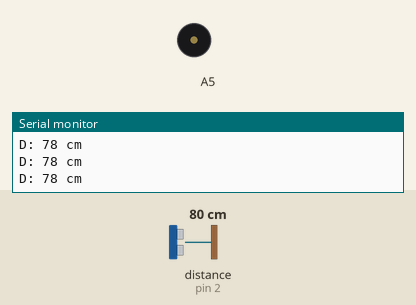
A sketch run on a simulated Arduino Uno, built with avr-gcc and run on an emulated ATmega328P. Shown: buzzer (waves = sounding), the last lines printed to the serial monitor. Wiring (inferred from the names in the program): ultrasonic range finder: trigger pin 4; echo pin 2. The inputs (shaded band) are chosen by the test bench; at power-on: distance to the obstacle (sensor on pin 2) 80 cm. The echo pulse lasts 58.3 µs per cm.

Above: at 1.2 s.
1.3 s: distance to the obstacle (sensor on pin 2) set to 22 cm
2.8 s: distance to the obstacle (sensor on pin 2) set to 19 cm
At 3.3 s:
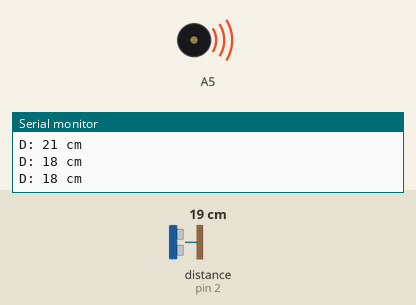
5.8 s: distance to the obstacle (sensor on pin 2) set to 35 cm
At 5.8 s:
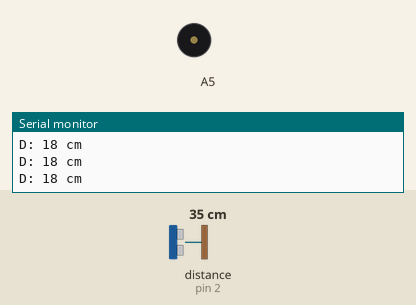
Timing chart, 0 to 8.8 s (numbered marks = the images above; inputs shaded):
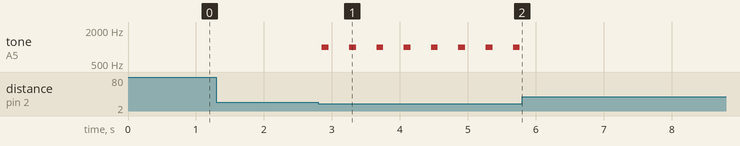

Measured:
- the behaviour switches between 21 and 20 cm on distance to the obstacle (sensor on pin 2) (found by bisection; images 0 and 1)
- after the input at 2.8 s, tone on A5: alternates 1000 Hz for 0.10 s and silent for 0.30 s, starting after 0.05 s
- after the input at 5.8 s, tone on A5: stops changing and stays silent

The sketch:

kamerka_cofania.ino
```cpp
#define echoPin 2
#define trigPin 4

long duration;
int distance;

void setup() {
  pinMode(trigPin, OUTPUT);
  pinMode(echoPin, INPUT);
  pinMode(A5, OUTPUT);
  Serial.begin(9600);
}

void loop() {
  // Checking for serial input
      // Triggering the ultrasonic sensor
      digitalWrite(trigPin, LOW);
      delayMicroseconds(2);
      digitalWrite(trigPin, HIGH);
      delayMicroseconds(10);
      digitalWrite(trigPin, LOW);

      // Measuring the duration and calculating the distance
      duration = pulseIn(echoPin, HIGH);
      distance = duration * 0.034 / 2;

      if (distance > 200) {
        Serial.println("Out of range");
      } else {
        Serial.print("D: ");
        Serial.print(distance);
        Serial.println(" cm");

        if (distance < 5) {
          tone(A5, 2000);
          delay(20);
          noTone(A5);
          delay(20);
        } else if (distance < 10) {
          tone(A5, 1500);
          delay(60);
          noTone(A5);
          delay(60);
        } else if (distance < 20) {
          tone(A5, 1000);
          delay(100);
          noTone(A5);
          delay(100);
        }
      }
  delay(200);
}
```

kamekra_cofania.c
```cpp
#define echoPin 2
#define trigPin 4

long duration;
int distance;

void setup() {
  pinMode(trigPin, OUTPUT);
  pinMode(echoPin, INPUT);
  pinMode(A5, OUTPUT);
  Serial.begin(9600);
}

void loop() {
  // Checking for serial input
      // Triggering the ultrasonic sensor
      digitalWrite(trigPin, LOW);
      delayMicroseconds(2);
      digitalWrite(trigPin, HIGH);
      delayMicroseconds(10);
      digitalWrite(trigPin, LOW);

      // Measuring the duration and calculating the distance
      duration = pulseIn(echoPin, HIGH);
      distance = duration * 0.034 / 2;

      if (distance > 200) {
        Serial.println("Out of range");
      } else {
        Serial.print("D: ");
        Serial.print(distance);
        Serial.println(" cm");

        if (distance < 5) {
          tone(A5, 2000);
          delay(20);
          noTone(A5);
          delay(20);
        } else if (distance < 10) {
          tone(A5, 1500);
          delay(60);
          noTone(A5);
          delay(60);
        } else if (distance < 20) {
          tone(A5, 1000);
          delay(100);
          noTone(A5);
          delay(100);
        }
      }
  delay(200);
}
```
